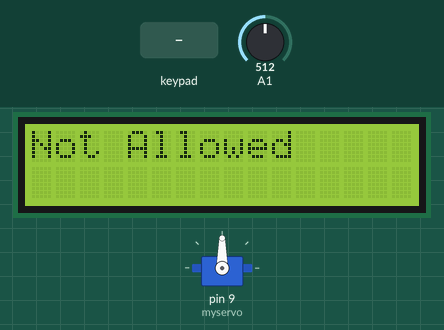
Simulated run of this sketch. Board: Arduino Uno, built with avr-gcc and run on an emulated ATmega328P. On the bench: servo, 16×2 character LCD. The test bench sets the inputs (shaded band); at power-on: A1 = 512.

Above: at 1.2 s.
1.3 s: keypad keys 0 1 2 3 pressed 0.739 s apart
At 4.2 s:
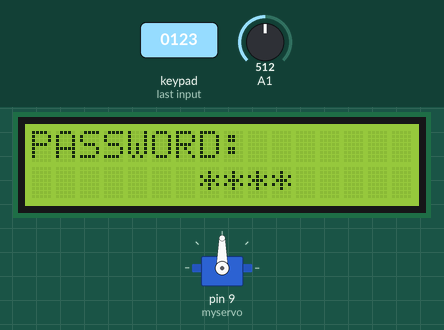
At 5.1 s:
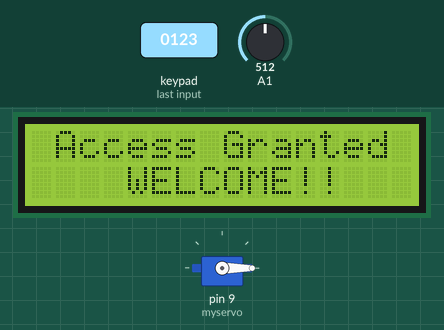
14.8 s: key '1' pressed
17.8 s: A1 set to 80
20.8 s: A1 set to 100
23.8 s: keypad keys 0 1 2 3 # pressed 0.739 s apart
At 40.2 s:
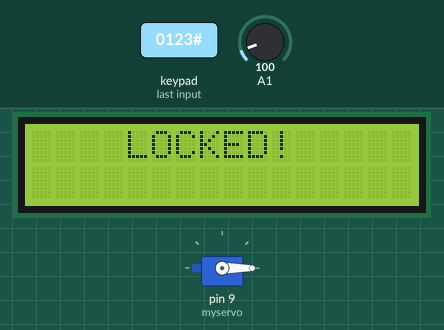
Timing chart, 0 to 42.8 s (numbered marks = the images above; inputs shaded):
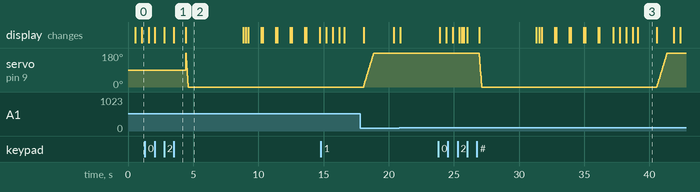

The sketch:

Smart-Door-Lock-System-During-Covid-19-Pandemic.ino
```cpp
//smartdoorlock system

#include <LiquidCrystal.h>
#include <Servo.h>
#include <Keypad.h>
Servo myservo;
int pos=0; // position of servo motor
LiquidCrystal lcd(13,12,11,10,8,7);
const byte rows=4;
const byte cols=3;
int temp;

char key[rows][cols]={
{'1','2','3'},
{'4','5','6'},
{'7','8','9'},
{'*','0','#'}
};
byte rowPins[rows]={0,1,2,3};
byte colPins[cols]={4,5,6};
Keypad keypad= Keypad(makeKeymap(key),rowPins,colPins,rows,cols);
char* password="0123";
int currentposition=0;


void setup()
{

//displayscreen();
//Serial.begin(9600);
myservo.attach(9); //Servo motor connection

lcd.begin(16,2);
pinMode(A1,INPUT);

}

void loop()
{
//  lcd.print("Welcome");
//  delay(500);
//  lcd.clear();
 temp=analogRead(A1);
if(currentposition==0 && temp<90)
{
lcd.print("normal person");
delay(500);
displayscreen();
}
if(currentposition==0 && temp>90){
  lcd.print("Not Allowed");
  delay(500);
  lcd.clear();
  exit;
}
int l ;
char code=keypad.getKey();
if(code!=NO_KEY)
{
lcd.clear();
lcd.setCursor(0,0);
lcd.print("PASSWORD:");
lcd.setCursor(7,1);
lcd.print(" ");
lcd.setCursor(7,1);
for(l=0;l<=currentposition;++l)
{

lcd.print("*");
//keypress();
}

if (code==password[currentposition])
{
++currentposition;
if(currentposition==4)
{

unlockdoor();
currentposition=0;

}

}


else
{
incorrect();
currentposition=0;

}
}
}

//------------------ Function 1- OPEN THE DOOR--------------//

void unlockdoor()
{
delay(900);

lcd.setCursor(0,0);
lcd.println(" ");
lcd.setCursor(1,0);
lcd.print("Access Granted");
lcd.setCursor(4,1);
lcd.println("WELCOME!!");
lcd.setCursor(15,1);
lcd.println(" ");
lcd.setCursor(16,1);
lcd.println(" ");
lcd.setCursor(14,1);
lcd.println(" ");
lcd.setCursor(13,1);
lcd.println(" ");

for(pos = 180; pos>=0; pos-=5) // open the door
{
myservo.write(pos);
delay(5);
}
delay(2000);


delay(1000);
counterbeep();

delay(1000);

for(pos = 0; pos <= 180; pos +=5) // close the door
{ // in steps of 1 degree
myservo.write(pos);
delay(15);


currentposition=0;

lcd.clear();
displayscreen();

}
}

//--------------------Function 2- Wrong code--------------//

void incorrect()
{
delay(500);
lcd.clear();
lcd.setCursor(1,0);
lcd.print("CODE");
lcd.setCursor(6,0);
lcd.print("INCORRECT");
lcd.setCursor(15,1);
lcd.println(" ");
lcd.setCursor(4,1);
lcd.println("GET AWAY!!!");

lcd.setCursor(13,1);
lcd.println(" ");
//Serial.println("CODE INCORRECT YOU ARE UNAUTHORIZED");
delay(3000);
lcd.clear();
displayscreen();
}
//-------Function 3 - CLEAR THE SCREEN--------------------/
void clearscreen()
{
lcd.setCursor(0,0);
lcd.println(" ");
lcd.setCursor(0,1);
lcd.println(" ");
lcd.setCursor(0,2);
lcd.println(" ");
lcd.setCursor(0,3);
lcd.println(" ");
}

//------------Function 4 - DISPLAY FUNCTION--------------------//
void displayscreen()
{
 //lcd.print("Normal Person");
 //delay(500);
 //lcd.clear();
lcd.setCursor(0,0);
lcd.println("*ENTER THE CODE*");
lcd.setCursor(1 ,1);

lcd.println("TO OPEN DOOR!!");
}


//--------------Function 5 - Count down------------------//
void counterbeep()
{
delay(1200);


lcd.clear();

lcd.setCursor(2,15);
lcd.println(" ");
lcd.setCursor(2,14);
lcd.println(" ");
lcd.setCursor(2,0);
delay(200);
lcd.println("GET IN WITHIN:::");

lcd.setCursor(4,1);
lcd.print("5");
delay(200);
lcd.clear();
lcd.setCursor(2,0);
lcd.println("GET IN WITHIN:");
delay(1000);
lcd.setCursor(2,0);
lcd.println("GET IN WITHIN:");
lcd.setCursor(4,1); //2
lcd.print("4");
delay(100);
lcd.clear();
lcd.setCursor(2,0);
lcd.println("GET IN WITHIN:");
delay(1000);

lcd.setCursor(2,0);
lcd.println("GET IN WITHIN:");
lcd.setCursor(4,1);
lcd.print("3");
delay(100);
lcd.clear();
lcd.setCursor(2,0);
lcd.println("GET IN WITHIN:");
delay(1000);

lcd.setCursor(2,0);
lcd.println("GET IN WITHIN:");
lcd.setCursor(4,1);
lcd.print("2");
delay(100);
lcd.clear();
lcd.setCursor(2,0);
lcd.println("GET IN WITHIN:");
delay(1000);

lcd.setCursor(4,1);
lcd.print("1");
delay(100);
lcd.clear();
lcd.setCursor(2,0);
lcd.println("GET IN WITHIN::");

delay(1000);
delay(40);
lcd.clear();
lcd.setCursor(2,0);
lcd.print("RE-LOCKING");
delay(500);
lcd.setCursor(12,0);
lcd.print(".");
delay(500);
lcd.setCursor(13,0);
lcd.print(".");
delay(500);
lcd.setCursor(14,0);
lcd.print(".");
delay(400);
lcd.clear();
lcd.setCursor(4,0);
lcd.print("LOCKED!");
delay(440);
}
```

Measured:
- after the input at 1.3 s, the display: first changes after 0.28 s (image 1 shows a later state)
- after the input at 23.8 s, the display: first differs from a run without the input after 1.6 s (image 3 shows a later state)
- what the display in image 1 shows lasts 0.9 s, from 3.5 s to 4.4 s
- what the display in image 2 shows lasts 4.4 s, from 4.4 s to 8.8 s
